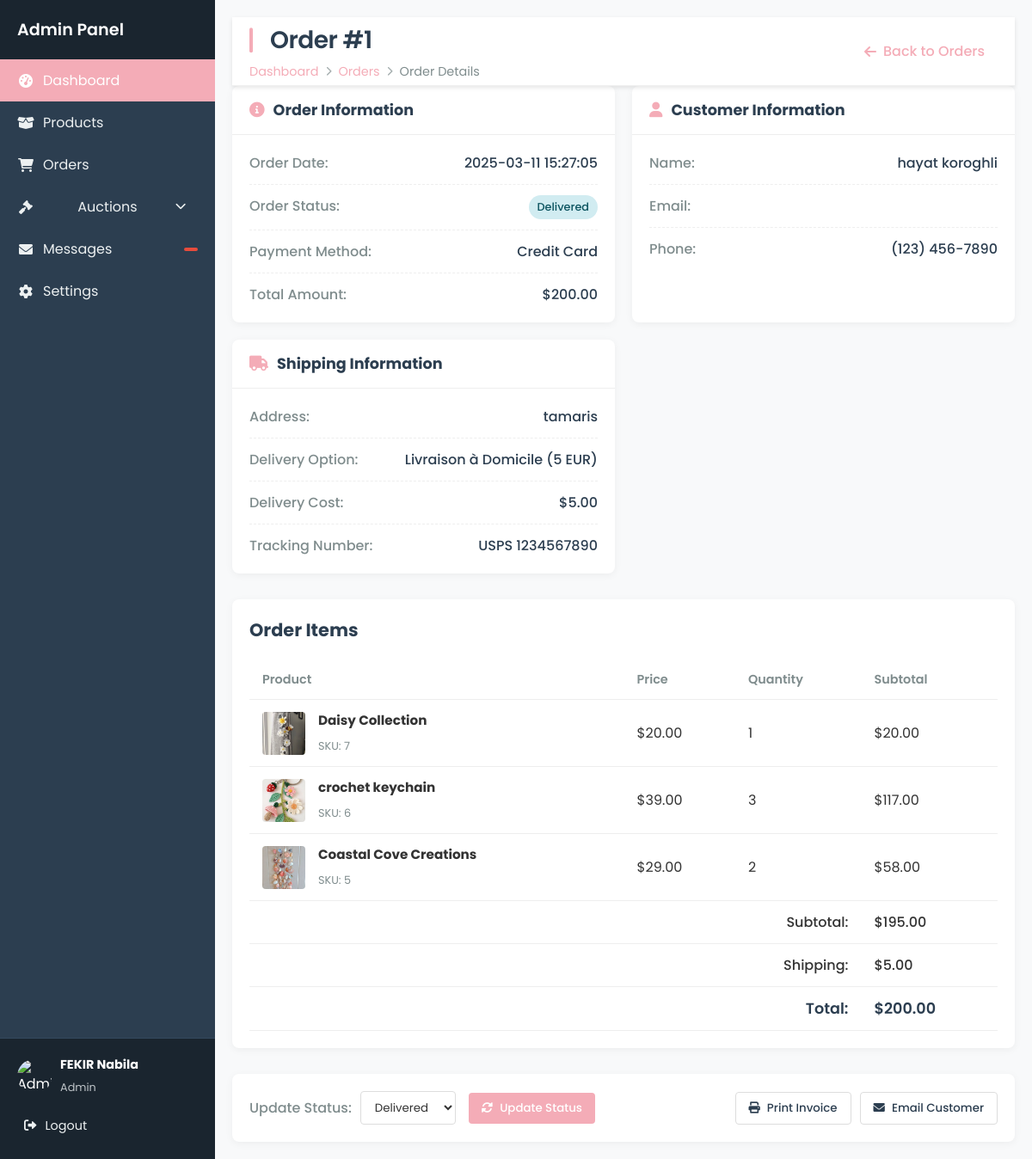
Page /order_details/1 (signed in) on the committed database.
### tables this page shows
CREATE TABLE users (
            id INTEGER PRIMARY KEY AUTOINCREMENT,
            FirstName TEXT NOT NULL,
            LastName TEXT NOT NULL,
            Email TEXT UNIQUE NOT NULL,
            phoneNum TEXT NOT NULL,
            password TEXT NOT NULL, 
            is_admin INTEGER NOT NULL DEFAULT 0 CHECK(is_admin IN (0,1))  
        );

CREATE TABLE commande (
            id INTEGER PRIMARY KEY AUTOINCREMENT,
            user_id INTEGER NOT NULL,
            address TEXT NOT NULL,
            delivery_option TEXT NOT NULL,
            delivery_cost REAL NOT NULL,
            total_amount REAL NOT NULL,
            order_date TIMESTAMP DEFAULT CURRENT_TIMESTAMP,
            status TEXT NOT NULL DEFAULT 'pending' CHECK(status IN ('pending', 'delivered', 'canceled')),
            FOREIGN KEY (user_id) REFERENCES users(id)
);

CREATE TABLE commande_items (
            id INTEGER PRIMARY KEY AUTOINCREMENT,
            commande_id INTEGER NOT NULL,
            product_id INTEGER NOT NULL,
            quantity INTEGER NOT NULL,
            price_per_unit REAL NOT NULL,  
            FOREIGN KEY (commande_id) REFERENCES commande(id) ON DELETE CASCADE,
            FOREIGN KEY (product_id) REFERENCES products(id));

CREATE TABLE products (
            id INTEGER PRIMARY KEY AUTOINCREMENT,
            name TEXT NOT NULL,
            price REAL NOT NULL,
            stock INTEGER NOT NULL,
            image_url TEXT
        );

### app.py (the view)
@app.route("/order_details/<int:order_id>")
@login_required
def order_details(order_id):
    conn = get_db()
    cursor = conn.cursor()
    cursor.execute(
        """
        SELECT c.*, u.FirstName, u.LastName
        FROM commande c
        JOIN users u ON c.user_id = u.id
        WHERE c.id = ?
    """,
        (order_id,),
    )
    order = cursor.fetchone()
    cursor.execute(
        """
        SELECT ci.*, p.name as product_name , p.image_url as product_img
        FROM commande_items ci
        JOIN products p ON ci.product_id = p.id
        WHERE ci.commande_id = ?
    """,
        (order_id,),
    )
    items = cursor.fetchall()
    conn.close()
    return render_template("admin_orders_details.html", order=order, items=items)

### app.py (called while the page is built)
@login_manager.user_loader
def load_user(user_id):
    conn = get_db()
    user = conn.execute("SELECT * FROM users WHERE id = ?", (user_id,)).fetchone()
    conn.close()
    if user:
        return User(
            user["id"],
            user["FirstName"],
            user["LastName"],
            user["Email"],
            user["phoneNum"],
            user["password"],
            user["is_admin"],
        )
    return None

def get_db():
    conn = sqlite3.connect("database.db")
    conn.row_factory = sqlite3.Row
    return conn

### templates/admin_orders_details.html (shortened to what this page needs)
<!DOCTYPE html>
<html lang="en">
<head>
    <link rel="stylesheet" href="{{ url_for('static', filename='admin_oreders_details.css') }}">
    <link rel="stylesheet" href="{{ url_for('static', filename='home_admin.css') }}">
    <link rel="stylesheet" href="{{ url_for('static', filename='navbar.css') }}">
    <link rel="stylesheet" href="https://cdnjs.cloudflare.com/ajax/libs/font-awesome/6.0.0/css/all.min.css">
</head>
<body>
    <div class="admin-container">
    <aside class="sidebar">
        <div class="sidebar-header">
            <h2>Admin Panel</h2>
        </div>
        <ul class="sidebar-menu">
            <li class="active">
                <a href="{{ url_for('home_admin') }}">
                    <i class="fas fa-tachometer-alt"></i>
                    <span>Dashboard</span>
                </a>
            </li>
            <li >
                <a href="{{ url_for('gestion_produits') }}">
                    <i class="fas fa-box-open"></i>
                    <span>Products</span>
                </a>
            </li>
            <li >
                <a href="{{ url_for('admin_orders') }}" >
                    <i class="fas fa-shopping-cart"></i>
                    <span>Orders</span>
                </a>
            </li>
            <li class="has-submenu">
                <a href="#" class="submenu-toggle">
                    <i class="fas fa-gavel"></i>
                    <span>Auctions</span>
                    <i class="fas fa-chevron-down dropdown-icon"></i>
                </a>
            </li>
            <li>
                <a href="{{ url_for('admin_messages') }}">
                    <i class="fas fa-envelope"></i>
                    <span>Messages</span>
                    <span class="badge">{{ message_count }}</span>
                </a>
            </li>
            <li>
                <a href="#">
                    <i class="fas fa-cog"></i>
                    <span>Settings</span>
                </a>
            </li>
        </ul>
        <div class="sidebar-footer">
            <div class="user-profile">
                <img src="{{ url_for('static', filename='img/admin-avatar.jpg') }}" alt="Admin" />
                <div class="user-info">
                    <h4>{{ current_user.FirstName }} {{ current_user.LastName }}</h4>
                    <small>Admin</small>
                </div>
            </div>
            <a href="{{ url_for('logout') }}" class="logout-btn">
                <i class="fas fa-sign-out-alt"></i>
                <span>Logout</span>
            </a>
        </div>
    </aside>
        <main class="main-content">
            <header class="main-header">
                <div>
                    <h1>Order #{{ order.id }}</h1>
                    <nav class="breadcrumb">
                        <a href="{{ url_for('home_admin') }}">Dashboard</a>
                        <i class="fas fa-chevron-right"></i>
                        <a href="{{ url_for('admin_orders') }}">Orders</a>
                        <i class="fas fa-chevron-right"></i>
                        <span>Order Details</span>
                    </nav>
                </div>
                <div class="header-actions">
                    <a href="{{ url_for('admin_orders') }}" class="back-btn">
                        <i class="fas fa-arrow-left"></i> Back to Orders
                    </a>
                </div>
            </header>
            <div class="order-summary">
                <div class="summary-card">
                    <div class="summary-header">
                        <h3><i class="fas fa-info-circle"></i> Order Information</h3>
                    </div>
                    <div class="summary-body">
                        <div class="summary-row">
                            <span class="summary-label">Order Date:</span>
                            <span class="summary-value">{{ order.order_date }}</span>
                        </div>
                        <div class="summary-row">
                            <span class="summary-label">Order Status:</span>
                            <span class="status {{ order.status }}">{{ order.status|capitalize }}</span>
                        </div>
                        <div class="summary-row">
                            <span class="summary-label">Payment Method:</span>
                            <span class="summary-value">Credit Card</span>
                        </div>
                        <div class="summary-row">
                            <span class="summary-label">Total Amount:</span>
                            <span class="summary-value">${{ "%.2f"|format(order.total_amount) }}</span>
                        </div>
                    </div>
                </div>
                <div class="summary-card">
                    <div class="summary-header">
                        <h3><i class="fas fa-user"></i> Customer Information</h3>
                    </div>
                    <div class="summary-body">
                        <div class="summary-row">
                            <span class="summary-label">Name:</span>
                            <span class="summary-value">{{ order.FirstName }} {{ order.LastName }}</span>
                        </div>
                        <div class="summary-row">
                            <span class="summary-label">Email:</span>
                        </div>
                        <div class="summary-row">
                            <span class="summary-label">Phone:</span>
                            <span class="summary-value">(123) 456-7890</span>
                        </div>
                    </div>
                </div>
                <div class="summary-card">
                    <div class="summary-header">
                        <h3><i class="fas fa-truck"></i> Shipping Information</h3>
                    </div>
                    <div class="summary-body">
                        <div class="summary-row">
                            <span class="summary-label">Address:</span>
                            <span class="summary-value">{{ order.address }}</span>
                        </div>
                        <div class="summary-row">
                            <span class="summary-label">Delivery Option:</span>
                            <span class="summary-value">{{ order.delivery_option }}</span>
                        </div>
                        <div class="summary-row">
                            <span class="summary-label">Delivery Cost:</span>
                            <span class="summary-value">${{ "%.2f"|format(order.delivery_cost) }}</span>
                        </div>
                        <div class="summary-row">
                            <span class="summary-label">Tracking Number:</span>
                            <span class="summary-value">USPS 1234567890</span>
                        </div>
                    </div>
                </div>
            </div>
            <div class="content-card">
                <div class="card-header">
                    <h2>Order Items</h2>
                </div>
                <div class="table-responsive">
                    <table>
                        <thead>
                            <tr>
                                <th>Product</th>
                                <th>Price</th>
                                <th>Quantity</th>
                                <th>Subtotal</th>
                            </tr>
                        </thead>
                        <tbody>
                            {% for item in items %}
                            <tr>
                                <td>
                                    <div class="product-info">
                                        <img src="{{ url_for('static', filename= item.product_img) }}" alt="{{ item.product_name }}" class="product-img">
                                        <div>
                                            <h4>{{ item.product_name }}</h4>
                                            <small>SKU: {{ item.product_id }}</small>
                                        </div>
                                    </div>
                                </td>
                                <td>${{ "%.2f"|format(item.price_per_unit) }}</td>
                                <td>{{ item.quantity }}</td>
                                <td>${{ "%.2f"|format(item.price_per_unit * item.quantity) }}</td>
                            </tr>
                            {% endfor %}
                        </tbody>
                        <tfoot>
                            <tr>
                                <td colspan="3" class="text-right">Subtotal:</td>
                                <td>${{ "%.2f"|format(order.total_amount - order.delivery_cost) }}</td>
                            </tr>
                            <tr>
                                <td colspan="3" class="text-right">Shipping:</td>
                                <td>${{ "%.2f"|format(order.delivery_cost) }}</td>
                            </tr>
                            <tr>
                                <td colspan="3" class="text-right total">Total:</td>
                                <td class="total">${{ "%.2f"|format(order.total_amount) }}</td>
                            </tr>
                        </tfoot>
                    </table>
                </div>
            </div>
            <div class="order-actions">
                <form action="{{ url_for('update_order_status', order_id=order.id) }}" method="POST" class="status-form">
                    <div class="form-group">
                        <label for="status">Update Status:</label>
                        <select name="status" id="status">
                            <option value="delivered" {% if order.status == 'delivered' %}selected{% endif %}>Delivered</option>
                        </select>
                    </div>
                    <button type="submit" class="update-btn">
                        <i class="fas fa-sync-alt"></i> Update Status
                    </button>
                </form>
                <div class="action-buttons">
                    <button class="print-btn">
                        <i class="fas fa-print"></i> Print Invoice
                    </button>
                    <button class="email-btn">
                        <i class="fas fa-envelope"></i> Email Customer
                    </button>
                </div>
            </div>
        </main>
    </div>
</body>
</html>

### static/admin_oreders_details.css (style rules this page uses)
.order-summary { display: grid; grid-template-columns: repeat(auto-fit, minmax(300px, 1fr)); gap: 20px; margin-bottom: 30px; }
.summary-card { background-color: white; border-radius: 8px; box-shadow: 0 2px 10px rgba(0, 0, 0, 0.05); }
.summary-header { padding: 15px 20px; border-bottom: 1px solid #eee; display: flex; align-items: center; }
.summary-header h3 { font-size: 1.1rem; color: #2c3e50; display: flex; align-items: center; }
.summary-header i { margin-right: 10px; color: #f4acb7; }
.summary-body { padding: 20px; }
.summary-row { display: flex; justify-content: space-between; margin-bottom: 12px; padding-bottom: 12px; border-bottom: 1px dashed #eee; }
.summary-row:last-child { margin-bottom: 0; padding-bottom: 0; border-bottom: none; }
.summary-label { font-weight: 500; color: #7f8c8d; }
.summary-value { color: #2c3e50; font-weight: 500; }
.product-info { display: flex; align-items: center; gap: 15px; }
.product-img { width: 50px; height: 50px; border-radius: 4px; object-fit: cover; }
.product-info h4 { font-size: 0.95rem; margin-bottom: 5px; }
.product-info small { font-size: 0.8rem; color: #7f8c8d; }
table tfoot td { padding: 12px 15px; font-weight: 500; }
.text-right { text-align: right; }
.total { font-weight: 600; color: #2c3e50; font-size: 1.1rem; }
.order-actions { display: flex; justify-content: space-between; align-items: center; margin-top: 30px; padding: 20px; background-color: white; border-radius: 8px; box-shadow: 0 2px 10px rgba(0, 0, 0, 0.05); }
.status-form { display: flex; align-items: center; gap: 15px; }
.form-group { display: flex; align-items: center; gap: 10px; }
.form-group label { font-weight: 500; color: #7f8c8d; }
.form-group select { padding: 8px 12px; border: 1px solid #ddd; border-radius: 4px; background-color: white; color: #333; }
.update-btn { background-color: #f4acb7; color: white; border: none; padding: 8px 15px; border-radius: 4px; cursor: pointer; font-weight: 500; transition: background-color 0.3s; display: flex; align-items: center; gap: 8px; }
.action-buttons { display: flex; gap: 10px; }
.print-btn, .email-btn { background-color: white; color: #2c3e50; border: 1px solid #ddd; padding: 8px 15px; border-radius: 4px; cursor: pointer; font-weight: 500; transition: all 0.3s; display: flex; align-items: center; gap: 8px; }
.breadcrumb { display: flex; align-items: center; gap: 8px; font-size: 0.9rem; margin-top: 5px; color: #7f8c8d; }
.breadcrumb a { color: #f4acb7; text-decoration: none; }
.breadcrumb i { font-size: 0.7rem; opacity: 0.7; }
.back-btn { display: flex; align-items: center; gap: 8px; color: #f4acb7; text-decoration: none; font-weight: 500; padding: 8px 15px; border-radius: 4px; transition: background-color 0.3s; }
.status { display: inline-block; padding: 5px 10px; border-radius: 20px; font-size: 0.8rem; font-weight: 500; text-transform: capitalize; }
.status.delivered { background-color: #d1e7dd; color: #0f5132; }

### rows in the picture
users: FirstName "FEKIR", LastName "Nabila"
commande: id "1", order_date "2025-03-11 15:27:05", status "Delivered", total_amount "200.00", address "tamaris", delivery_option "Livraison à Domicile (5 EUR)", delivery_cost "5.00", order.total_amount-order.delivery_cost "195.00"
users: FirstName "hayat", LastName "koroghli"
commande_items: name (picture), product_name "Daisy Collection", product_id "7", price_per_unit "20.00", quantity "1", item.price_per_unit*item.quantity "20.00"
commande_items: name (picture), product_name "crochet keychain", product_id "6", price_per_unit "39.00", quantity "3", item.price_per_unit*item.quantity "117.00"
commande_items: name (picture), product_name "Coastal Cove Creations", product_id "5", price_per_unit "29.00", quantity "2", item.price_per_unit*item.quantity "58.00"
